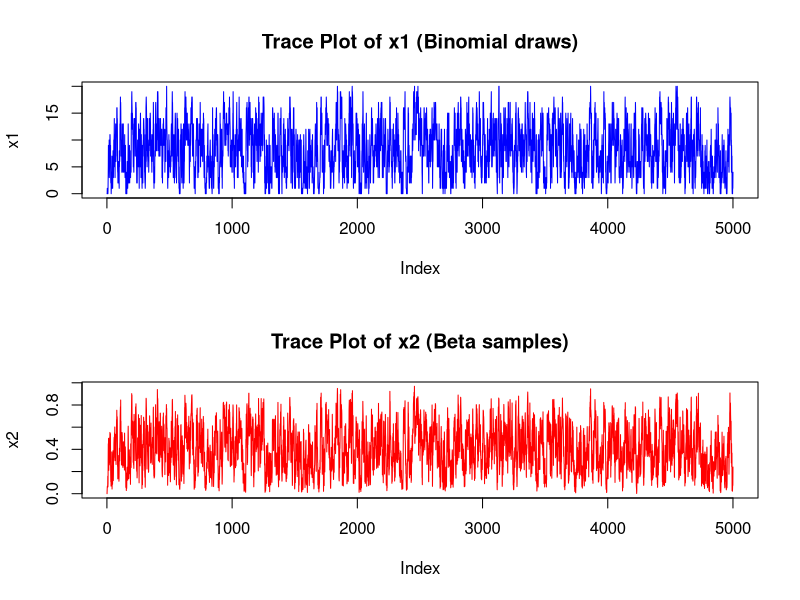
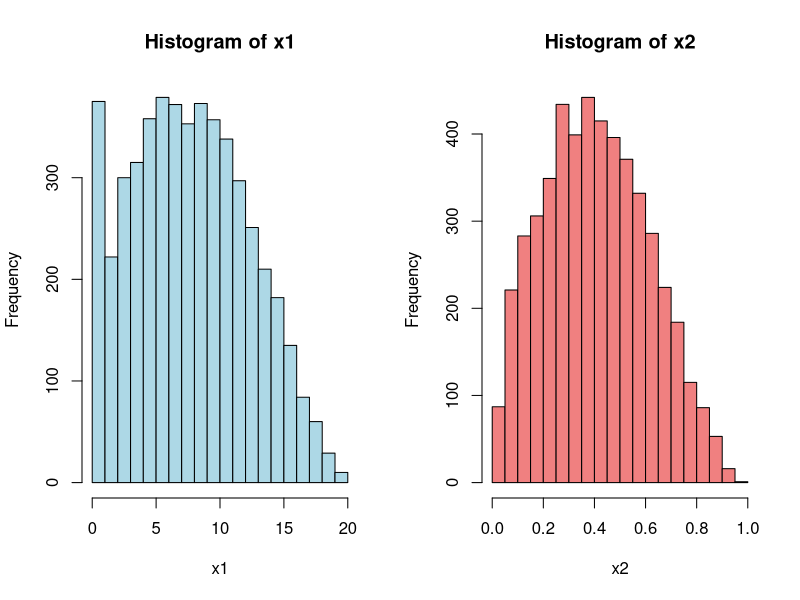
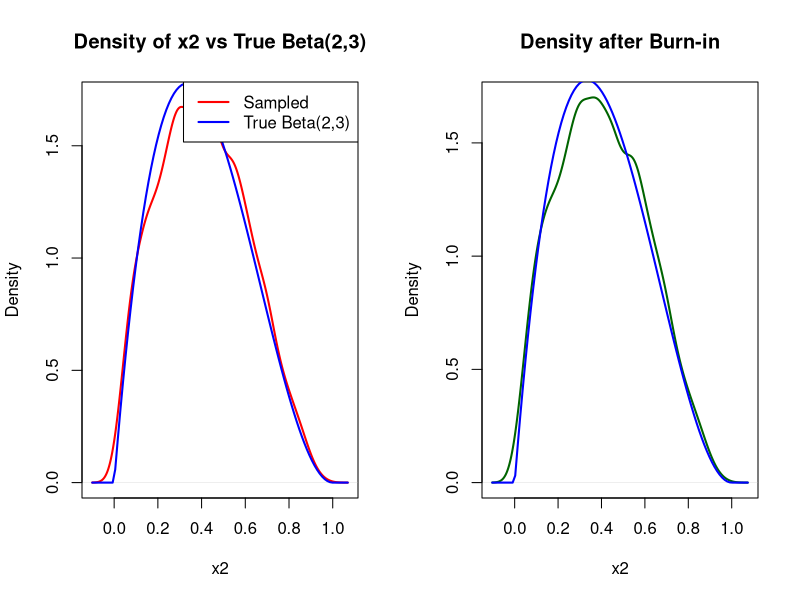

These figures' R source, in order:
## ---- chunk 1

# Parameters
n = 20
alpha = 2
beta = 3

N = 5000 # number of iterations


# Store Values
x1 = numeric(N)
x2 = numeric(N)


# Initial Values
value = dbeta(0,2,3)
x2[1] = 0


# Gibbs Sampling
for(i in 2
    :N){
  x1[i] = rbinom(1,n,x2[i-1])
  
  x2[i] = rbeta(1,x1[i] + alpha,n - x1[i] + beta)
  
}

# Results
mean(x1[1000:N])
mean(x2[1000:N])


## ---- chunk 2

par(mfrow = c(2,1))

# Trace plot for x1
plot(x1, type = "l", col = "blue",
     main = "Trace Plot of x1 (Binomial draws)",
     ylab = "x1")

# Trace plot for x2
plot(x2, type = "l", col = "red",
     main = "Trace Plot of x2 (Beta samples)",
     ylab = "x2")

## ---- chunk 3

par(mfrow = c(1,2))

# Histogram of x1
hist(x1, col = "lightblue", breaks = 20,
     main = "Histogram of x1",
     xlab = "x1")

# Histogram of x2
hist(x2, col = "lightcoral", breaks = 20,
     main = "Histogram of x2",
     xlab = "x2")

## ---- chunk 4

plot(density(x2), col = "red", lwd = 2,
     main = "Density of x2 vs True Beta(2,3)",
     xlab = "x2")

curve(dbeta(x, 2, 3), col = "blue", lwd = 2, add = TRUE)

legend("topright", legend = c("Sampled", "True Beta(2,3)"),
       col = c("red", "blue"), lwd = 2)

## ---- chunk 5

burn = 1000

plot(density(x2[burn:N]), col = "darkgreen", lwd = 2,
     main = "Density after Burn-in",
     xlab = "x2")

curve(dbeta(x, 2, 3), col = "blue", lwd = 2, add = TRUE)

## ---- chunk 6

rho = 0.6
mu_x = 100
mu_y = 200
sigma_x = 10
sigma_y = 20
n_iter = 5000

x0 = 1
y0 = 2
# Storage
x <- numeric(n_iter)
y <- numeric(n_iter)

# Initialize
x[1] <- x0
y[1] <- y0

# Conditional variances
sigma_x_cond <- sigma_x * sqrt(1 - rho^2)
sigma_y_cond <- sigma_y * sqrt(1 - rho^2)

for (t in 2:n_iter) {
  
  # Sample X | Y
  mu_x_cond <- mu_x + rho * (sigma_x / sigma_y) * (y[t-1] - mu_y)
  x[t] <- rnorm(1, mean = mu_x_cond, sd = sigma_x_cond)
  
  # Sample Y | X
  mu_y_cond <- mu_y + rho * (sigma_y / sigma_x) * (x[t] - mu_x)
  y[t] <- rnorm(1, mean = mu_y_cond, sd = sigma_y_cond)
}

mean(x[1000:N])
mean(y[1000:N])
